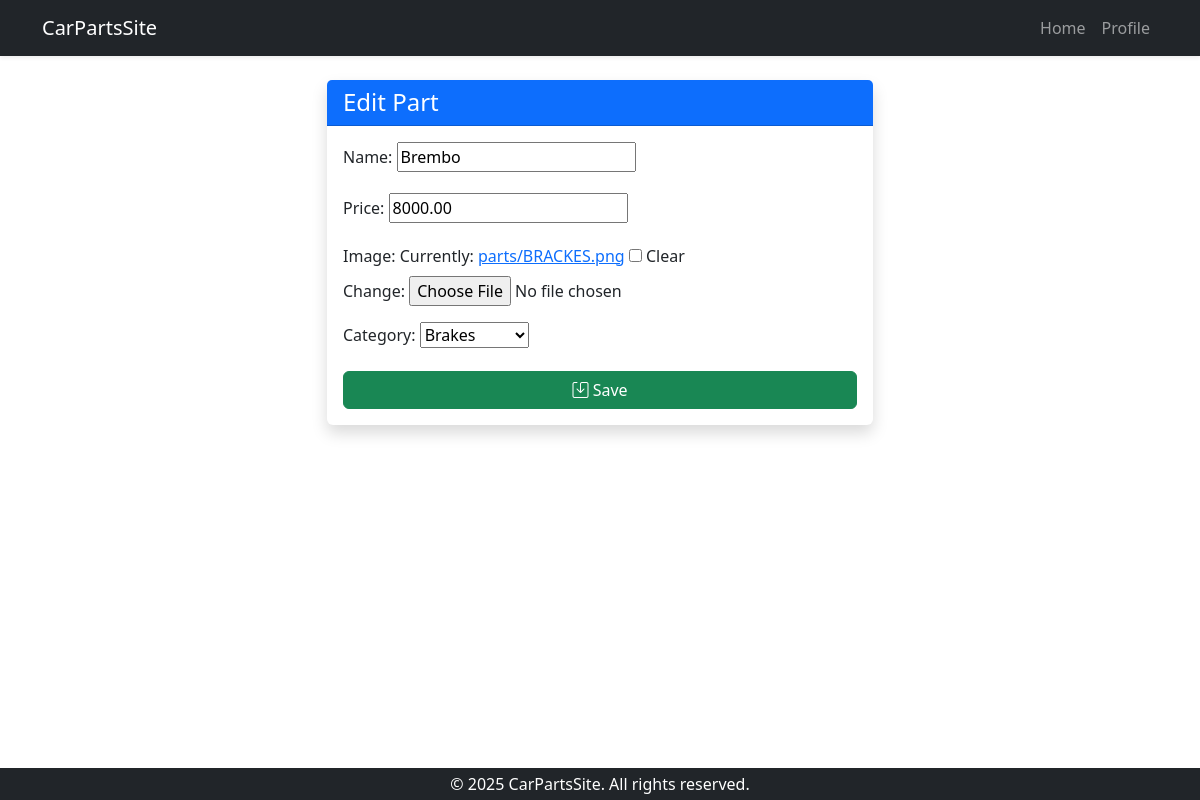
Screenshot of /products/products/2/edit/ with the database file from the repository.
### products/models.py (models this page shows, shortened)
class Part(models.Model):
    CATEGORY_CHOICES = [
        ('Engine', 'Engine'),
        ('Brakes', 'Brakes'),
        ('Suspension', 'Suspension'),
        ('Electrical', 'Electrical'),
        ('Interior', 'Interior'),
        ('Body', 'Body'),
        ('Tires', 'Tires'),
    ]
    name = models.CharField(max_length=100)
    category = models.CharField(max_length=50, choices=CATEGORY_CHOICES)
    price = models.DecimalField(max_digits=8, decimal_places=2)
    image = models.ImageField(upload_to='parts/', blank=True, null=True)
    created_at = models.DateTimeField(auto_now_add=True)

### products/views.py (the view)
# urls.py: path('products/<int:pk>/edit/', views.part_edit, name='edit_part'),
def part_edit(request, pk=None):
    part = get_object_or_404(Part, pk=pk) if pk else None
    if request.method == 'POST':
        form = PartForm(request.POST, request.FILES, instance=part)
        if form.is_valid():
            form.save()
            messages.success(request, 'Part saved successfully.')
            return redirect('inventory')
    else:
        form = PartForm(instance=part)
    return render(request, 'products/part_form.html', {'form': form})

### products/forms.py
class PartForm(forms.ModelForm):
    class Meta:
        model = Part
        fields = ['name', 'price', 'image', 'category']  # Elimina 'description'

### templates/products/part_form.html (shortened to what this page needs)
{% extends 'base.html' %}
{% block content %}
  <div class="container d-flex justify-content-center">
    <div class="col-md-8 col-lg-6">
      <div class="card shadow border-0 mb-5">
        <div class="card-header bg-primary text-white">
          <h4 class="mb-0">
            {% if form.instance.pk %}
              Edit Part
            {% else %}
              Add New Part
            {% endif %}
          </h4>
        </div>
        <div class="card-body">
          <form method="post" enctype="multipart/form-data" novalidate>
            {% for field in form %}
              <div class="mb-3">
                <label class="form-label">{{ field.label_tag }}</label>
                {{ field }}
              </div>
            {% endfor %}
            <div class="d-grid gap-2">
              <button type="submit" class="btn btn-success"><i class="bi bi-save"></i> Save</button>
            </div>
          </form>
        </div>
      </div>
    </div>
  </div>
{% endblock %}

### static/footer.css (style rules this page uses)
html, body { height: 100%; }
body { display: flex; flex-direction: column; }

### rows the page displays
Part: form "Brembo" "8000.00" "Brakes"

### other values shown
{{ field.label_tag }} "Name:" "Price:" "Image:" "Category:"
